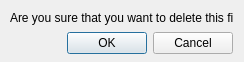
<?xml version="1.0" encoding="UTF-8"?>
<ui version="4.0">
 <class>SureDelete</class>
 <widget class="QDialog" name="SureDelete">
  <property name="geometry">
   <rect>
    <x>0</x>
    <y>0</y>
    <width>244</width>
    <height>62</height>
   </rect>
  </property>
  <property name="windowTitle">
   <string>Dialog</string>
  </property>
  <widget class="QWidget" name="">
   <property name="geometry">
    <rect>
     <x>10</x>
     <y>10</y>
     <width>223</width>
     <height>44</height>
    </rect>
   </property>
   <layout class="QVBoxLayout" name="verticalLayout">
    <item>
     <widget class="QLabel" name="label">
      <property name="text">
       <string>Are you sure that you want to delete this file?</string>
      </property>
     </widget>
    </item>
    <item>
     <widget class="QDialogButtonBox" name="buttonBox">
      <property name="orientation">
       <enum>Qt::Horizontal</enum>
      </property>
      <property name="standardButtons">
       <set>QDialogButtonBox::Cancel|QDialogButtonBox::Ok</set>
      </property>
     </widget>
    </item>
   </layout>
  </widget>
 </widget>
 <resources/>
 <connections>
  <connection>
   <sender>buttonBox</sender>
   <signal>accepted()</signal>
   <receiver>SureDelete</receiver>
   <slot>accept()</slot>
   <hints>
    <hint type="sourcelabel">
     <x>248</x>
     <y>254</y>
    </hint>
    <hint type="destinationlabel">
     <x>157</x>
     <y>274</y>
    </hint>
   </hints>
  </connection>
  <connection>
   <sender>buttonBox</sender>
   <signal>rejected()</signal>
   <receiver>SureDelete</receiver>
   <slot>reject()</slot>
   <hints>
    <hint type="sourcelabel">
     <x>316</x>
     <y>260</y>
    </hint>
    <hint type="destinationlabel">
     <x>286</x>
     <y>274</y>
    </hint>
   </hints>
  </connection>
 </connections>
</ui>
